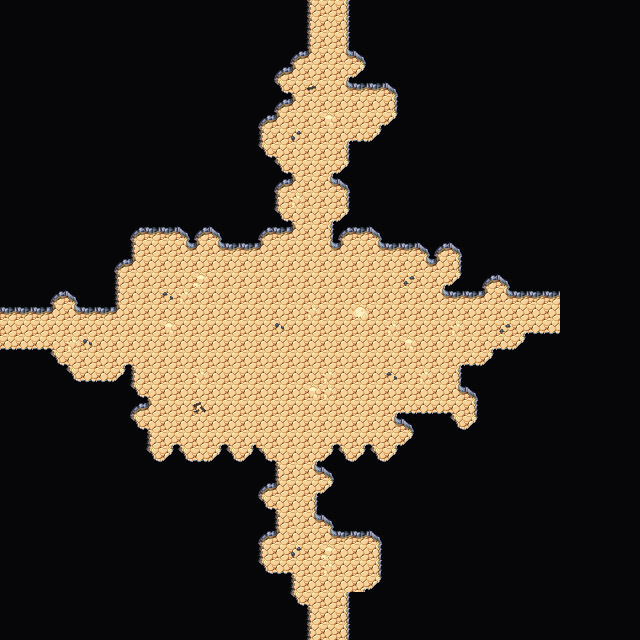

Rendered tile map (Tiled .tmx) drawn with the repository's tilesets; below, a short description and the map source with its tile grids summarised:
An orthogonal 40x40 tile map with 16x16 px tiles, 4 tile layers (Collision, Background, Walls, Clutter), 2 tilesets and 4 objects.

<map version="1.5" tiledversion="1.7.2" orientation="orthogonal" renderorder="right-down" width="40" height="40" tilewidth="16" tileheight="16" infinite="0" nextlayerid="7" nextobjectid="64">
 <editorsettings>
  <export target="wastetown..tmx" format="tmx" />
 </editorsettings>
 <tileset firstgid="1" source="../../../tileset/main.tsx" />
 <tileset firstgid="3477" source="../../../tileset/buildings.tsx" />
 <layer id="6" name="Collision" width="40" height="40">
  <data>[1600 cells, 0 non-empty, 0 distinct tile ids]</data>
 </layer>
 <layer id="1" name="Background" width="40" height="40">
  <data>[1600 cells, 1600 non-empty, 1 distinct tile ids]</data>
 </layer>
 <layer id="2" name="Walls" width="40" height="40">
  <data>[1600 cells, 1308 non-empty, 18 distinct tile ids]</data>
 </layer>
 <layer id="3" name="Clutter" width="40" height="40">
  <properties>
   <property name="spriteLayer" type="bool" value="true" />
  </properties>
  <data>[1600 cells, 28 non-empty, 10 distinct tile ids]</data>
 </layer>
 <objectgroup id="4" name="Objects">
  <object id="59" template="../../../obj/door_right.tx" x="1.68301" y="335.268">
   <properties>
    <property name="teleport" value="../common/maps/map/cave/cave_multilevel_4/cave_23D7.tmx" />
    <property name="teleportObjectId" value="63" />
   </properties>
  </object>
  <object id="61" template="../../../obj/door_down.tx" x="319.333" y="19.3333">
   <properties>
    <property name="teleport" value="../common/maps/map/cave/cave_multilevel_4/cave_23C8.tmx" />
    <property name="teleportObjectId" value="62" />
   </properties>
  </object>
  <object id="62" template="../../../obj/door_up.tx" x="321.655" y="637.409">
   <properties>
    <property name="teleport" value="../common/maps/map/cave/cave_multilevel_4/cave_23E8.tmx" />
    <property name="teleportObjectId" value="61" />
   </properties>
  </object>
  <object id="63" template="../../../obj/door_left.tx" x="542.978" y="323.623">
   <properties>
    <property name="teleport" value="../common/maps/map/cave/cave_multilevel_4/cave_23D9.tmx" />
    <property name="teleportObjectId" value="59" />
   </properties>
  </object>
 </objectgroup>
</map>
